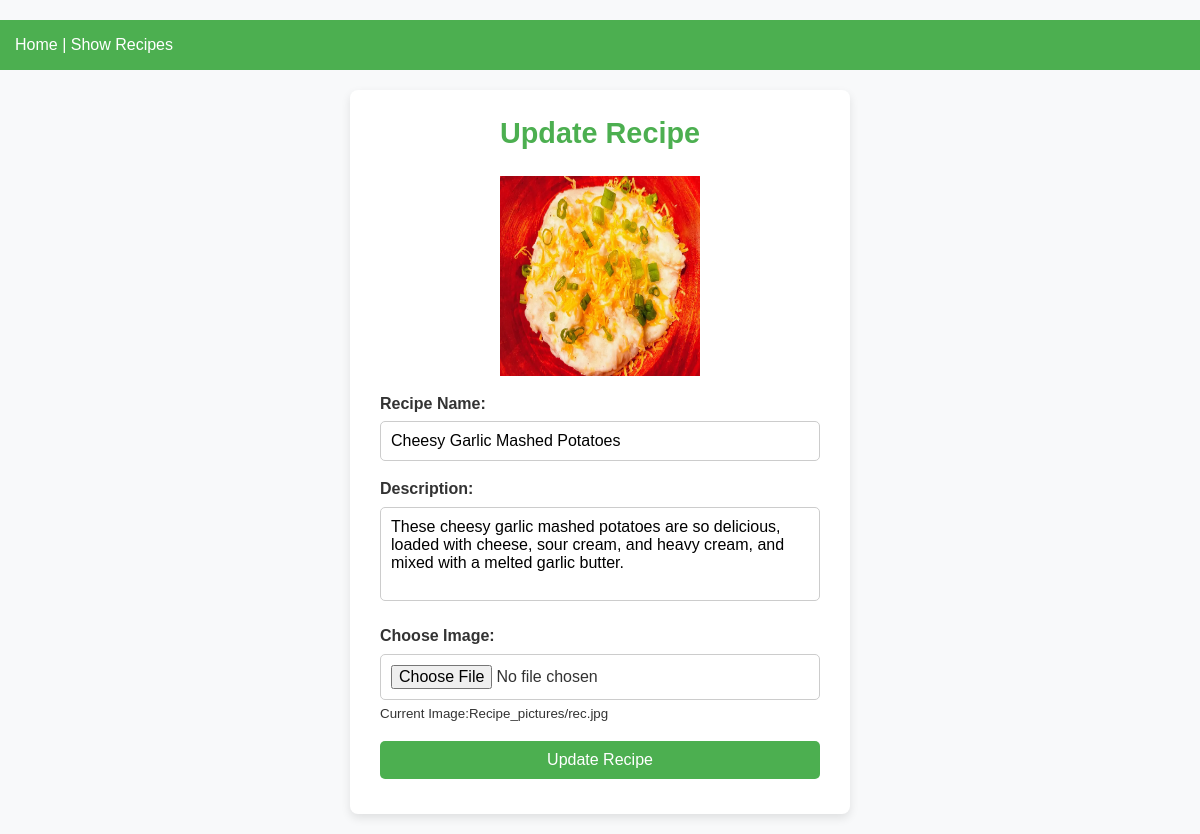
Page /update_recipe/cheesy-garlic-mashed-potatoes/ (signed in) on the committed database.
### reciepe_app/models.py (models this page shows, shortened)
class Recipe(models.Model):
    user = models.ForeignKey(User,on_delete=models.CASCADE,null=True , blank=True,related_name='recipe_user')
    slug = models.SlugField(blank=True,null=True,unique=True)
    recipe_disc = models.TextField(blank=True,null=True)
    recipe_img = models.ImageField(upload_to='Recipe_pictures/',null=True,blank=True)
    recipe_name = models.CharField(max_length=40,unique=True)
    recipe_created_at = models.DateTimeField(auto_now=True)
    recipe_view_count = models.IntegerField(default=1)
    class Meta:
        ordering = ['-recipe_created_at']
        verbose_name = 'Recipe'

### reciepe_app/views.py (the view, shortened to what this page needs)
# urls.py: path('update_recipe/<slug:slug>/', update_recipe , name='update_recipe'),
@login_required(login_url='login')
def update_recipe(request,slug):
    recipe = Recipe.objects.get(slug = slug)
    return render(request, 'update_recipe.html', {'recipe': recipe})

### reciepe_app/templates/update_recipe.html (shortened to what this page needs)
<!DOCTYPE html>
<html lang="en">
<head>
    {% load static %}
</head>
<body>
    <nav class="navbar">
        <a href="{% url 'main' %}" class="nav-link">Home | Show Recipes</a>
    </nav>
    <section class="form-section">
        <form method="post" enctype="multipart/form-data" class="form-container">
            <h1>
                {% if recipe.id %}
                Update Recipe
                {% else %}
                Create Recipe
                {% endif %}
            </h1>
            <div class="form-group">
                {% if recipe.recipe_img%}
                <img src="{{ recipe.recipe_img.url }}" alt="{{ recipe.recipe_name}}" style="width:200px;height:200px;display: block;margin:auto;">
                {%endif%}
            </div>
            <div class="form-group">
                <label for="recipe_name">Recipe Name:</label>
                <input type="text" id="recipe_name" name="recipe_name" value="{{ recipe.recipe_name }}" required>
            </div>
            <div class="form-group">
                <label for="recipe_desc">Description:</label>
                <textarea id="recipe_desc" name="recipe_desc" rows="4" required>{{ recipe.recipe_disc }}</textarea>
            </div>
            <div class="form-group">
                <label for="recipe_img">Choose Image:</label>
                <input type="file" id="recipe_img" value="{{recipe.recipe_img}}" name="recipe_img" >
                {% if recipe.recipe_img %}
                <small>Current Image:{{ recipe.recipe_img.name }}</small>
                {% endif %}
            </div>
            <div class="form-group">
                <input type="submit" value="Update Recipe" class="btn">
            </div>
        </form>
    </section>
</body>
</html>

### reciepe_app/templates/update_recipe.html (style rules this page uses)
* { margin: 0; padding: 0; box-sizing: border-box; font-family: 'Arial', sans-serif; }
body { background-color: #f8f9fa; color: #333; line-height: 1.6; padding: 20px 0; }
.navbar { background-color: #4CAF50; padding: 12px 15px; text-align: left; z-index:10; }
.navbar .nav-link { color: #fff; text-decoration: none; font-size: 1rem; }
.form-section { display: flex; justify-content: center; align-items: center; min-height: 70vh; }
.form-container { margin-top:20px; background: #fff; padding: 20px 30px; border-radius: 8px; box-shadow: 0 4px 10px rgba(0, 0, 0, 0.1); width: 100%; max-width: 500px; }
.form-container h1 { font-size: 1.8rem; color: #4CAF50; margin-bottom: 20px; text-align: center; }
.form-group { margin-bottom: 15px; }
.form-group label { display: block; font-weight: bold; margin-bottom: 5px; color: #333; }
.form-group input[type="text"], .form-group textarea, .form-group input[type="file"] { width: 100%; padding: 10px; font-size: 1rem; border: 1px solid #ccc; border-radius: 5px; outline: none; transition: border-color 0.3s ease; }
.form-group textarea { resize: none; }
.form-group .btn { width: 100%; padding: 10px; background-color: #4CAF50; color: #fff; font-size: 1rem; border: none; border-radius: 5px; cursor: pointer; transition: background-color 0.3s ease; }

### rows in the picture
Recipe: recipe_img (picture), recipe_name "Cheesy Garlic Mashed Potatoes", recipe_desc "These cheesy garlic mashed potatoes are so delicious, loaded with cheese, sour cream, and heavy cream, and mixed with a melted garlic butter.", recipe_img.name "Recipe_pictures/rec.jpg"
